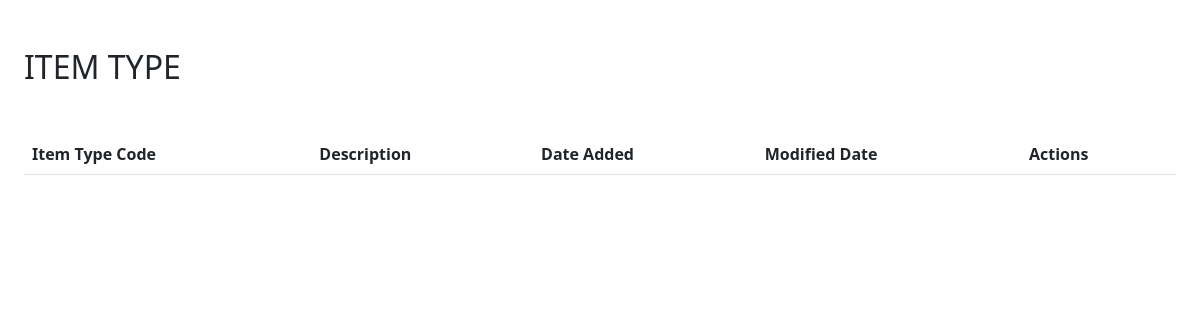
The page /itemType/table.php on the database as committed earlier.
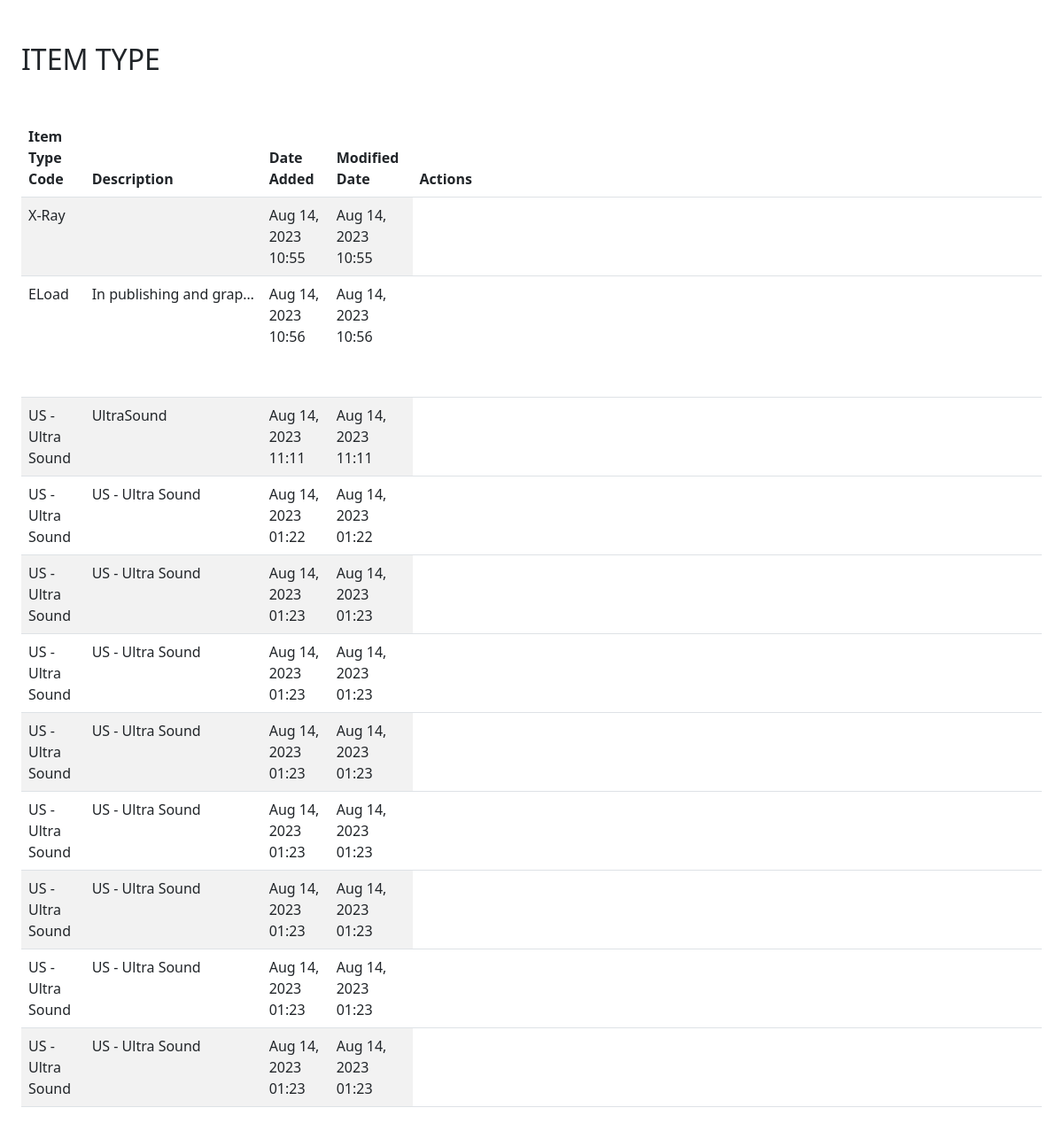
The same page on the database as committed later.
### tables this page shows
CREATE TABLE `itemtype_tb` (
  `itemTypeID` int(11) NOT NULL,
  `itemTypeCode` varchar(120) NOT NULL,
  `description` varchar(250) NOT NULL,
  `createDate` datetime NOT NULL DEFAULT current_timestamp(),
  `modifiedDate` datetime NOT NULL DEFAULT current_timestamp()
);

### itemType/table.php (the view, shortened to what this page needs)
<!DOCTYPE html>
<html lang="en">
<head>
    <link rel="stylesheet" href="https://cdnjs.cloudflare.com/ajax/libs/twitter-bootstrap/5.3.0/css/bootstrap.min.css">
    <link rel="stylesheet" href="https://cdn.datatables.net/1.13.6/css/dataTables.bootstrap5.min.css">
</head>
<body>
    <div class="table w-100 p-4">
        <h2 class="mt-4 mb-5">ITEM TYPE</h2>
        <?php include './add/add.php'; ?>
        <?php include './view/view.php'; ?>
        <table id="example" class="table table-striped" style="width:100%">
            <thead>
                <tr>
                    <th>Item Type Code</th>
                    <th>Description</th>
                    <th>Date Added</th>
                    <th>Modified Date</th>
                    <th>Actions</th>
                </tr>
            </thead>
            <tbody>
                <?php
                $servername = "localhost";
                $username = "root";
                $Password = "";
                $database = "zaratehospital";
                $connection = new mysqli($servername, $username, $Password, $database);
                $sql = "select * from itemtype_tb ";
                $result = $connection->query($sql);
                while ($row = $result->fetch_assoc()) {
                    echo "
                        <tr>
                            <td>" . $row["itemTypeCode"] . "</td>
                            <td>" . $row["description"] . "</td>
                            <td>" . date("M d, Y h:i", strtotime($row["createDate"])) . "</td>
                            <td>" . date("M d, Y h:i", strtotime($row["modifiedDate"])) . "</td>
                            <td class='invisible action-wrapper'>" . json_encode($row) . "</td>
                        </tr>
                        ";
                }
                ?>
            </tbody>
        </table>
    </div>
</body>
</html>

### itemType/add/add.php (shortened to what this page needs)
<!DOCTYPE html>
<html lang="en">
<head>
</head>
<body>
</body>
</html>

### itemType/view/view.php (shortened to what this page needs)
<!DOCTYPE html>
<html lang="en">
<body>
</body>
</html>

### itemType/table.php (style rules this page uses)
td:nth-child(2) { max-width: 200px; white-space: nowrap; overflow: hidden; text-overflow: ellipsis; }

Rows that differ between the two databases and show on the page:
added itemtype_tb: itemTypeCode "X-Ray", createDate "Aug 14, 2023 10:55", modifiedDate "Aug 14, 2023 10:55"
added itemtype_tb: itemTypeCode "ELoad", description "In publishing and grap…", createDate "Aug 14, 2023 10:56", modifiedDate "Aug 14, 2023 10:56"
added itemtype_tb: itemTypeCode "US - Ultra Sound", description "UltraSound", createDate "Aug 14, 2023 11:11", modifiedDate "Aug 14, 2023 11:11"
added itemtype_tb: itemTypeCode "US - Ultra Sound", description "US - Ultra Sound", createDate "Aug 14, 2023 01:22", modifiedDate "Aug 14, 2023 01:22"
added itemtype_tb: itemTypeCode "US - Ultra Sound", description "US - Ultra Sound", createDate "Aug 14, 2023 01:23", modifiedDate "Aug 14, 2023 01:23"
added itemtype_tb: itemTypeCode "US - Ultra Sound", description "US - Ultra Sound", createDate "Aug 14, 2023 01:23", modifiedDate "Aug 14, 2023 01:23"
added itemtype_tb: itemTypeCode "US - Ultra Sound", description "US - Ultra Sound", createDate "Aug 14, 2023 01:23", modifiedDate "Aug 14, 2023 01:23"
added itemtype_tb: itemTypeCode "US - Ultra Sound", description "US - Ultra Sound", createDate "Aug 14, 2023 01:23", modifiedDate "Aug 14, 2023 01:23"
added itemtype_tb: itemTypeCode "US - Ultra Sound", description "US - Ultra Sound", createDate "Aug 14, 2023 01:23", modifiedDate "Aug 14, 2023 01:23"
added itemtype_tb: itemTypeCode "US - Ultra Sound", description "US - Ultra Sound", createDate "Aug 14, 2023 01:23", modifiedDate "Aug 14, 2023 01:23"
added itemtype_tb: itemTypeCode "US - Ultra Sound", description "US - Ultra Sound", createDate "Aug 14, 2023 01:23", modifiedDate "Aug 14, 2023 01:23"
